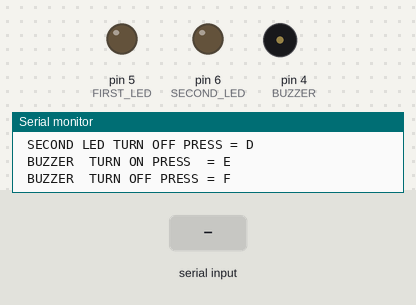
This sketch was run on a simulated Arduino Uno, built with avr-gcc and run on an emulated ATmega328P. Parts: output pins drawn as LEDs (lit = HIGH), buzzer (waves = sounding, pin HIGH), the last lines printed to the serial monitor. The inputs (shaded band) are chosen by the test bench.

Above: at 1.3 s.
1.4 s: "A" received over Serial
At 2.6 s:
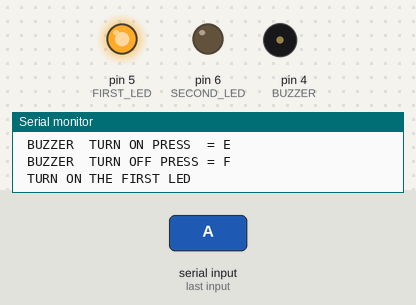
2.9 s: "C" received over Serial
At 4.0 s:
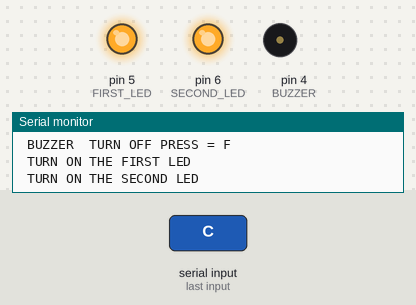
4.4 s: "B" received over Serial
At 5.1 s:
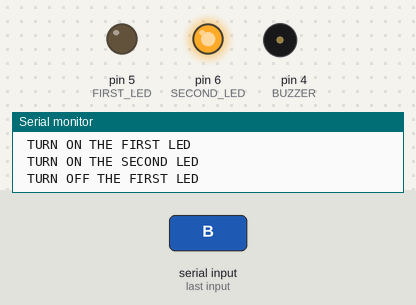
5.9 s: "E" received over Serial
At 6.2 s:
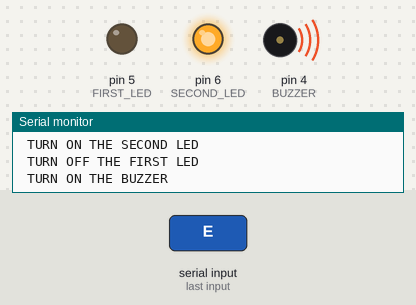
7.4 s: "D" received over Serial
At 8.6 s:
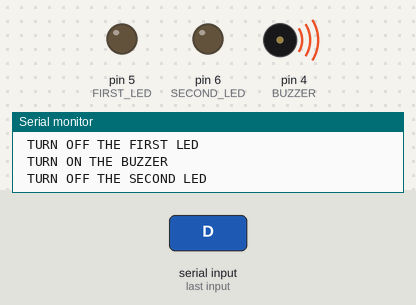
8.9 s: "a" received over Serial
At 9.7 s:
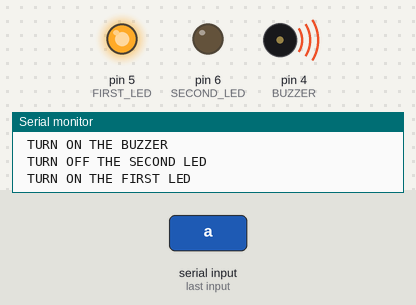
Timing chart, 0 to 11.4 s (numbered marks = the images above; inputs shaded):
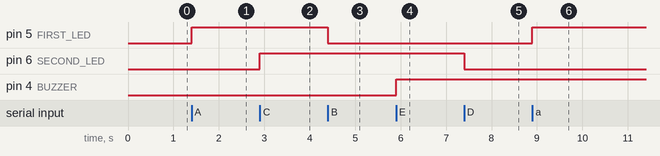

Measured:
- after the input at 1.4 s, pin 5 (FIRST_LED): LOW → HIGH at once
- after the input at 2.9 s, pin 6 (SECOND_LED): LOW → HIGH at once
- after the input at 4.4 s, pin 5 (FIRST_LED): HIGH → LOW at once
- after the input at 5.9 s, pin 4 (BUZZER): LOW → HIGH at once
- after the input at 7.4 s, pin 6 (SECOND_LED): HIGH → LOW at once
- after the input at 8.9 s, pin 5 (FIRST_LED): LOW → HIGH at once

The sketch:

CONTROLL_THE_LED_BUZZER_USING_PYTHON.INO
```cpp
// control the led , buzzer using python (gui application )

#include<Arduino.h>

// define the led and buzzer
const int FIRST_LED = 5 ;
const int SECOND_LED = 6;
const int BUZZER = 4 ;

void setup(){
    // define the bud rate so in this case i am using 9600 bits per second
    Serial.begin(9600);

    // define the pinMode
    pinMode(FIRST_LED , OUTPUT);
    pinMode(SECOND_LED , OUTPUT);
    pinMode(BUZZER , OUTPUT);

    Serial.println(" FIRST LED TURN ON PRESS   = A ");
    Serial.println(" FIRST LED TURN OFF PRESS  = B ");
    Serial.println(" SECOND LED TURN ON PRESS  = C ");
    Serial.println(" SECOND LED TURN OFF PRESS = D ");
    Serial.println(" BUZZER  TURN ON PRESS  = E  ");
    Serial.println(" BUZZER  TURN OFF PRESS = F  ");

}

void loop(){


    if(Serial.available() > 0 ){
        char command = Serial.read();

        if(command == 'A' || command == 'a'){
            Serial.println(" TURN ON THE FIRST LED ");
            digitalWrite(FIRST_LED , 1);
        }

        else if (command == 'B' || command == 'b'){
            Serial.println(" TURN OFF THE FIRST LED ");
            digitalWrite(FIRST_LED , 0 );

        }

        else if (command == 'C' || command == 'c'){
            Serial.println(" TURN ON THE SECOND LED ");
            digitalWrite(SECOND_LED , 1);
        }

        else if (command == 'D' || command == 'd'){
            Serial.println(" TURN OFF THE SECOND LED ");
            digitalWrite(SECOND_LED  , 0 );
        }

        else if (command == 'E' || command == 'e'){
            Serial.println(" TURN ON THE BUZZER ");
            digitalWrite(BUZZER , 1);
        }

        else if (command == 'F' || command == 'f'){
            Serial.println(" TURN OFF THE BUZZER ");
            digitalWrite(BUZZER , 0 );
        }
    }


}
```
